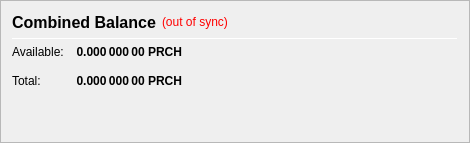
                   <widget class="QFrame" name="frame_CombinedBalances">
                    <property name="minimumSize">
                     <size>
                      <width>470</width>
                      <height>0</height>
                     </size>
                    </property>
                    <property name="frameShape">
                     <enum>QFrame::StyledPanel</enum>
                    </property>
                    <property name="frameShadow">
                     <enum>QFrame::Raised</enum>
                    </property>
                    <layout class="QVBoxLayout" name="verticalLayout_5">
                     <item>
                      <layout class="QHBoxLayout" name="horizontalLayout_5" stretch="0,0,0">
                       <item>
                        <widget class="QLabel" name="label_5z">
                         <property name="minimumSize">
                          <size>
                           <width>0</width>
                           <height>20</height>
                          </size>
                         </property>
                         <property name="font">
                          <font>
                           <pointsize>12</pointsize>
                           <weight>75</weight>
                           <bold>true</bold>
                          </font>
                         </property>
                         <property name="toolTip">
                          <string>Combined Balance (including unconfirmed and immature coins)</string>
                         </property>
                         <property name="text">
                          <string>Combined Balance</string>
                         </property>
                        </widget>
                       </item>
                       <item>
                        <widget class="QLabel" name="labelWalletStatus">
                         <property name="cursor">
                          <cursorShape>WhatsThisCursor</cursorShape>
                         </property>
                         <property name="toolTip">
                          <string>The displayed information may be out of date. Your wallet automatically synchronizes with the PowerCash network after a connection is established, but this process has not completed yet.</string>
                         </property>
                         <property name="styleSheet">
                          <string notr="true">QLabel { color: red; }</string>
                         </property>
                         <property name="text">
                          <string notr="true">(out of sync)</string>
                         </property>
                         <property name="alignment">
                          <set>Qt::AlignLeading|Qt::AlignLeft|Qt::AlignVCenter</set>
                         </property>
                        </widget>
                       </item>
                       <item>
                        <spacer name="horizontalSpacer_1">
                         <property name="orientation">
                          <enum>Qt::Horizontal</enum>
                         </property>
                         <property name="sizeHint" stdset="0">
                          <size>
                           <width>40</width>
                           <height>20</height>
                          </size>
                         </property>
                        </spacer>
                       </item>
                      </layout>
                     </item>
                     <item>
                      <widget class="Line" name="line_CombinedBalance">
                       <property name="minimumSize">
                        <size>
                         <width>0</width>
                         <height>1</height>
                        </size>
                       </property>
                       <property name="maximumSize">
                        <size>
                         <width>16777215</width>
                         <height>1</height>
                        </size>
                       </property>
                       <property name="orientation">
                        <enum>Qt::Horizontal</enum>
                       </property>
                      </widget>
                     </item>
                     <item>
                      <layout class="QGridLayout" name="gridLayout_3">
                       <property name="spacing">
                        <number>12</number>
                       </property>
                       <item row="1" column="0">
                        <widget class="QLabel" name="labelBalanceTextz">
                         <property name="text">
                          <string>Available:</string>
                         </property>
                        </widget>
                       </item>
                       <item row="1" column="1">
                        <widget class="QLabel" name="labelBalancez">
                         <property name="font">
                          <font>
                           <weight>75</weight>
                           <bold>true</bold>
                          </font>
                         </property>
                         <property name="cursor">
                          <cursorShape>IBeamCursor</cursorShape>
                         </property>
                         <property name="toolTip">
                          <string>Your current spendable balance</string>
                         </property>
                         <property name="text">
                          <string notr="true">0.000 000 00 PRCH</string>
                         </property>
                         <property name="alignment">
                          <set>Qt::AlignRight|Qt::AlignTrailing|Qt::AlignVCenter</set>
                         </property>
                         <property name="textInteractionFlags">
                          <set>Qt::LinksAccessibleByMouse|Qt::TextSelectableByKeyboard|Qt::TextSelectableByMouse</set>
                         </property>
                        </widget>
                       </item>
                       <item row="2" column="0">
                        <widget class="QLabel" name="labelTotalTextz">
                         <property name="text">
                          <string>Total:</string>
                         </property>
                        </widget>
                       </item>
                       <item row="2" column="1">
                        <widget class="QLabel" name="labelTotalz">
                         <property name="font">
                          <font>
                           <weight>75</weight>
                           <bold>true</bold>
                          </font>
                         </property>
                         <property name="cursor">
                          <cursorShape>IBeamCursor</cursorShape>
                         </property>
                         <property name="toolTip">
                          <string>Total Balance, including all unavailable coins.</string>
                         </property>
                         <property name="text">
                          <string notr="true">0.000 000 00 PRCH</string>
                         </property>
                         <property name="alignment">
                          <set>Qt::AlignRight|Qt::AlignTrailing|Qt::AlignVCenter</set>
                         </property>
                         <property name="textInteractionFlags">
                          <set>Qt::LinksAccessibleByMouse|Qt::TextSelectableByKeyboard|Qt::TextSelectableByMouse</set>
                         </property>
                        </widget>
                       </item>
                       <item row="2" column="3">
                        <spacer name="horizontalSpacer_2">
                         <property name="orientation">
                          <enum>Qt::Horizontal</enum>
                         </property>
                         <property name="sizeHint" stdset="0">
                          <size>
                           <width>40</width>
                           <height>20</height>
                          </size>
                         </property>
                        </spacer>
                       </item>
                      </layout>
                     </item>
                     <item>
                      <spacer name="verticalSpacer_1">
                       <property name="orientation">
                        <enum>Qt::Vertical</enum>
                       </property>
                       <property name="sizeHint" stdset="0">
                        <size>
                         <width>20</width>
                         <height>40</height>
                        </size>
                       </property>
                      </spacer>
                     </item>
                    </layout>
                   </widget>
